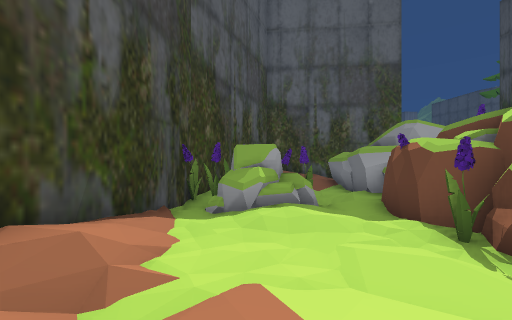
View 1 (above)

24 first-person views from a walk through a 3-D level made in the Unity game engine. The camera is 1.5 m above the floor, looks level and sees 90° across. The floor is counted in squares, 2 m on a side. Each view is taken from the middle of a square. On the plan, view 1 faces up. The plan holds only what a view shows up to about 9 squares ahead; the rest is blank. The place goes on beyond the plan. Some animated figures are left out.

View 2
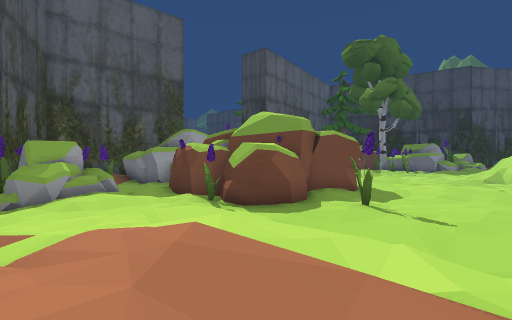

View 3
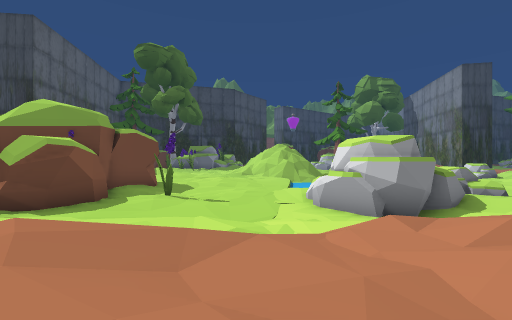

View 4
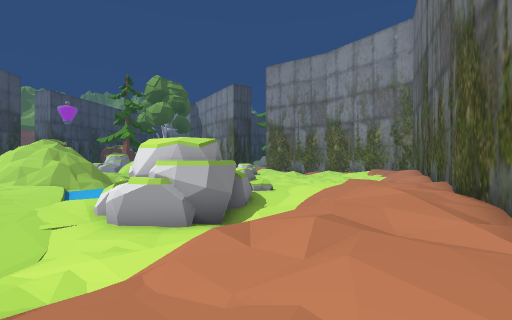

View 5
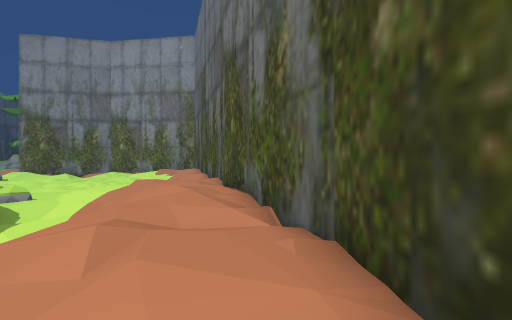

View 6
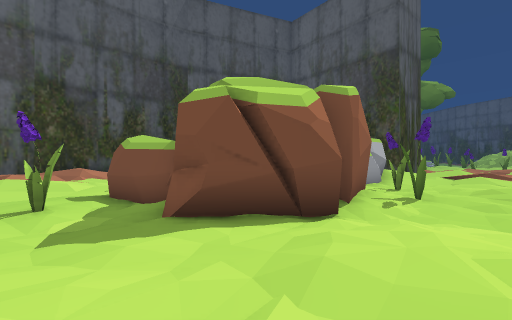

View 7
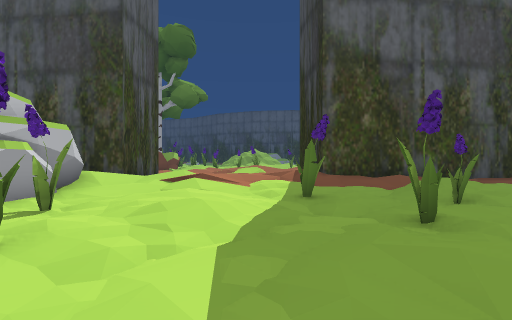

View 8
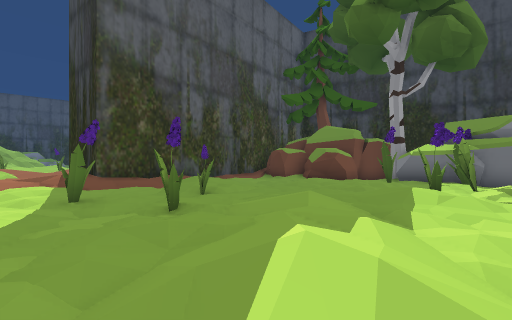

View 9
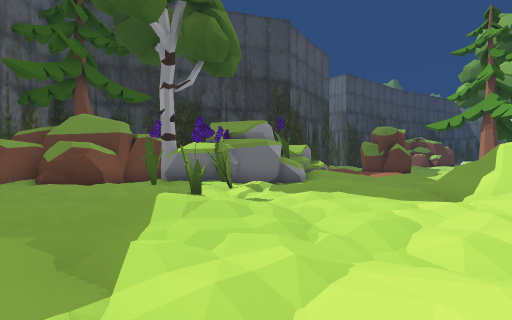

View 10
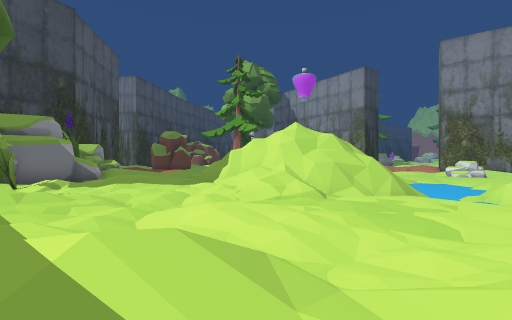

View 11
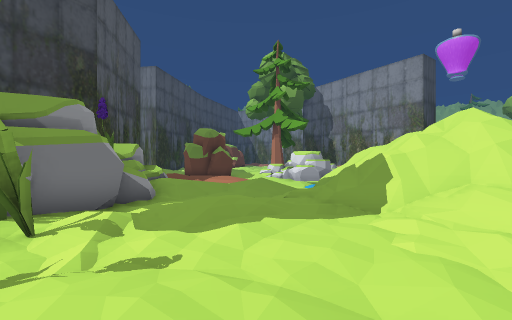

View 12
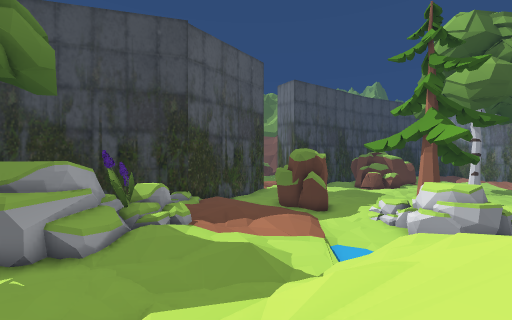

View 13
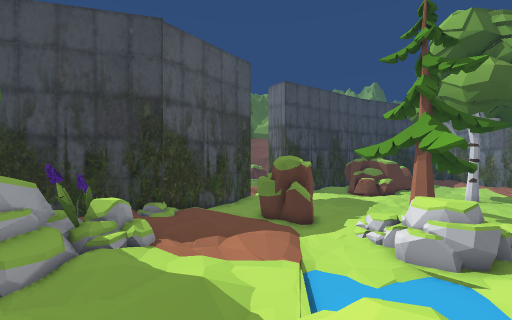

View 14
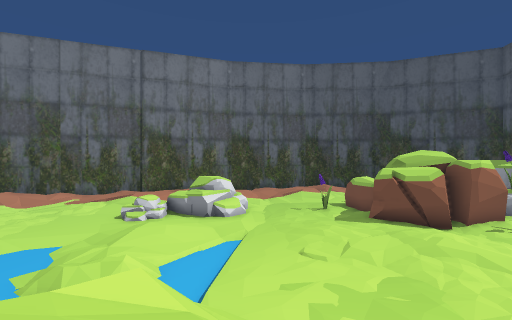

View 15
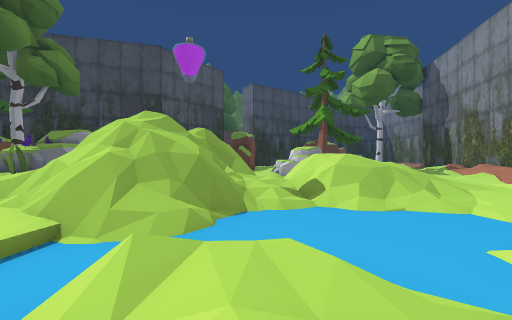

View 16
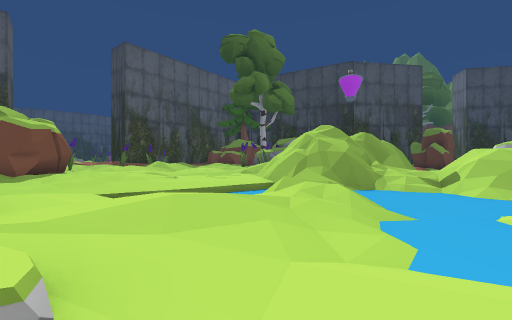

View 17
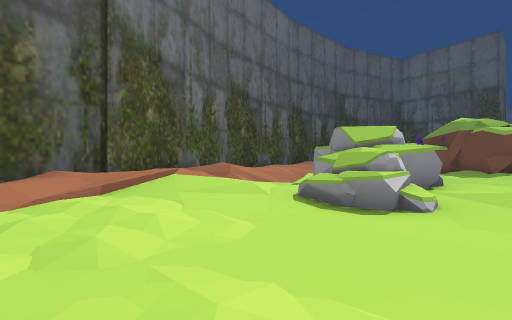

View 18
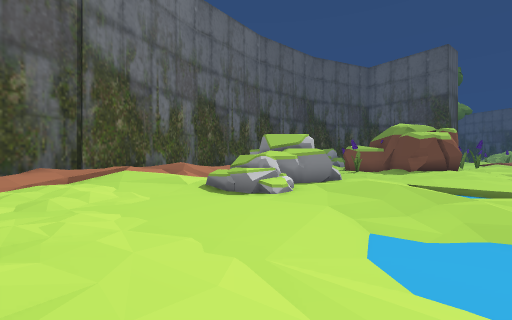

View 19
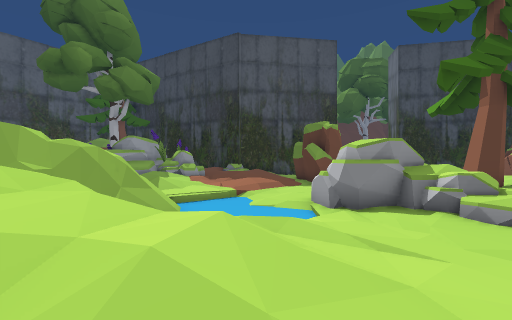

View 20
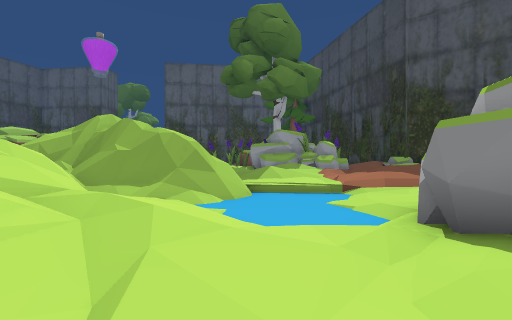

View 21
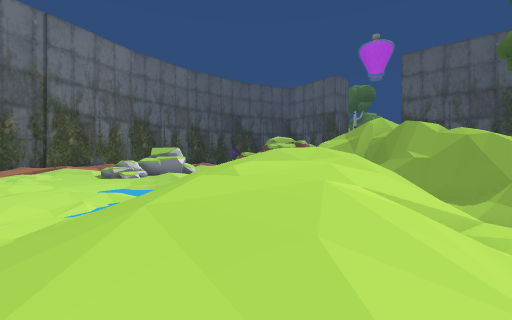

View 22
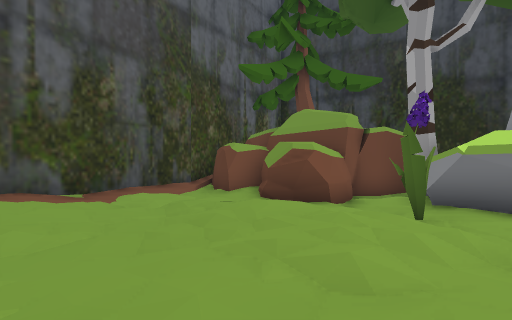

View 23
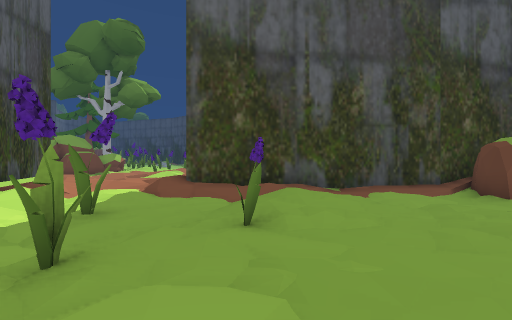

View 24
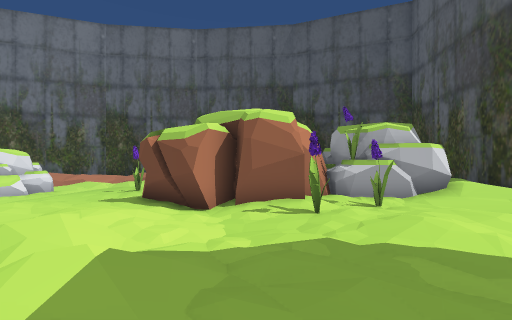

### Floor plan
Key: @ floor where view 1 was taken; # wall or solid block; . main floor; : floor 0.25 m higher than the main floor; - floor 0.25 m lower than the main floor; + floor 0.5 m higher than the main floor; _ floor 0.5 m lower than the main floor; < floor 0.75 m lower than the main floor; * floor 1 m higher than the main floor; ( floor 1 m lower than the main floor; % floor 1.25 m higher than the main floor; & floor 1.5 m higher than the main floor; / step, stairs or slope; = window, fence, low wall or low ledge; ^ raised ledge; v drop or lower ground; R rock; O other object.
Columns run from 3 left of view 1 to 27 right of it. Each row starts with its distance up from view 1.
 14           #
 13          ## +:::+##########
 12          +/::+:./##:..-..#
 11           #.........:._--#
 10           #..-.-O-_.:/---##
  9  #   --#  #--..----O.-_--####
  8  #   -.####-O..._----_-..##_#
  7  ORRR_.### .-...-O----...---#
  6 ##RRR-##R  #.O-...//..../O#
  5 #.-..-ORR  ##_-..:+/.:.O-.#
  4 #:_---O# O ##---/+/.::._OO#
  3 #+--_-_######...//-...--//#
  2 #/..--_##-##-::/_..-_--..-- #O
  1   ...-_-O__--...-.._--.::.-^^RR
  0   :@.-______...__--/..-...-:+RR
 -1   :./______-..-__-///==/-_-....
 -2  .:.-_<<____--____//=v///_...-_
 -3  #..--<<<<_<_____==//////-./-_-
 -4  #.:./<##^__(((//=////////___/.
 -5  #..:/(###__<((((////=//////<_-
 -6  #/::/<###_--_//(//#/#//#/((((<
 -7  #.++/__#/_-.-_-(((//////(((((<
 -8  ##://-_/%/__<//((((//==<((((<<
 -9   #::..//R/<((((((((=//=(/(((#
-10   ##:://_<<<<((((((//&//.///##
-11    #::/-_<<<<(( /((///**/.-__##
-12    #:./--<_<__<_<(((/////____R#
-13    #..-__<__--__<((<_///-_<_/RR

Positions as (right, up) in squares from view 1, and headings:
1: (0, 0), facing up
2: (-1, -2), facing up-right
3: (-2, -2), facing right
4: (-1, -2), facing down-right
5: (-1, -2), facing down
6: (11, 0), facing up-left
7: (12, 4), facing up
8: (12, 3), facing up-right
9: (14, 3), facing right
10: (12, 4), facing down-right
11: (17, 4), facing down-right
12: (17, -3), facing right
13: (18, -4), facing right
14: (18, -3), facing left
15: (10, -7), facing right
16: (7, -10), facing up-right
17: (8, -13), facing up-left
18: (11, -13), facing up-left
19: (19, -13), facing up-right
20: (23, -13), facing up
21: (21, -13), facing up-left
22: (17, 5), facing up-right
23: (16, 5), facing up
24: (15, 5), facing left
